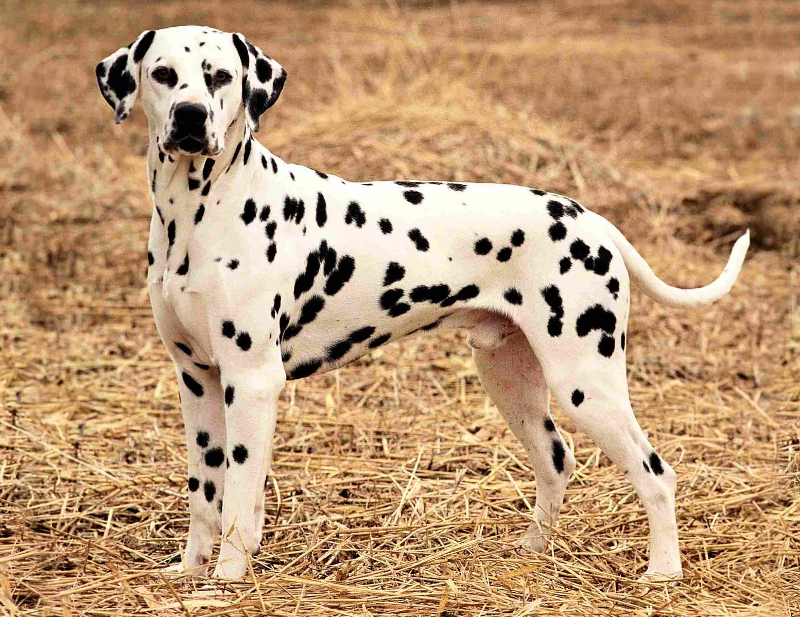
//> input picture Dalmata.png, 800 x 617 px
$ ./interSLIC Dalmata.png   (built with g++ and OpenCV 4)
//> lines starting //> are read from the running program, lines starting //| are printed output that depends on the picture

#include "opencv2/opencv.hpp"
#include "opencv2/highgui/highgui.hpp"

#include <fsort.h>
#include <iostream>
#include <vector>
#include <cstdio>
#include <sys/timeb.h>
#include <vector>

using namespace std;
using namespace cv;

/**
\fn void printMaxMin(Mat &M)
\brief This function print a matrix channels minimum and maximum values.
\param Mat &M The matris where the values are obtained.
**/
void printMaxMin(Mat &M)
{
    vector <Mat> Channels;

    split(M, Channels);
    for (unsigned int i=0;i<Channels.size();++i)
    {
        double max, min;

        minMaxIdx(Channels[i], &min, &max);
        cout << "Los valores minimos y maximos del canal " << i << " son [" << min << ", " << max << "] respectivamente\n" << endl;
    }
}


/**
\struct Clusters
\brief A public class which stores the clusters states
*/
struct Clusters
{
    int S; ///< The grid separation space.

    int K;  ///< The number of superpixels (clases)

    float mS2;///< Keeps the square ratio of the weigth used to relative importance between the distance in the color space and the distance in the image.

    Size szI, szC; ///< The size of the image to be processed.

    Mat colorCoors; ///< The (K,1) matrix where the cluster information is stored. Each element has 5 values needed to store the mean color (3) and position(2) values that characterize each cluster.

    Mat distances; ///< Matrix that stores the minimum distance from an image pixel to a cluster.
    Mat labels; ///< Matrix that stores a the cluster number asociated with an image pixel.
    Mat __acum, __cont;

    /*!
    \brief Class constructor.
    \param Mat &I The matrix that contains the image to be processed.
    \param int s The grid separation space
    \param m Weight that control the contribution of the spatial and color distances in distance used.
    */
    Clusters (Mat &I, int s, float m)
    {
        S = s;
        mS2 = m*m/(S*S);
        szI = Size(I.cols, I.rows);
        szC = Size(szI.width/S, szI.height/S);
        K = szC.width * szC.height;

        colorCoors = Mat_<Vec<float, 5> >(Size(K, 1));
        distances = INFINITY * Mat::ones(szI, CV_32FC1);
        labels = -Mat::ones(szI, CV_32SC1);
        __acum = Mat_<Vec<float, 5> >(Size(K, 1));
        __cont = Mat::zeros(Size(K,1),CV_32SC1);
        initPixels(I);
    }
    /*!
    \fn void initPixels(Mat &I)
    \brief This function initialize the super-pixels (i.e. clusters stored in colorCoors.
    \param Mat &I The matrix that contains the image to be processed.

    */
    void initPixels(Mat &I)
    {
        int i, j, k, l;
        int nC, nR, x, y;
        Vec<float, 5> *apuC;

        nC = S/2 + (szI.width % S)/2;
        nR = S/2 + (szI.height % S)/2;
        apuC = colorCoors.ptr<Vec<float, 5> >(0);
        for (l = 0, i = nR; i < szI.height; i += S, ++l)
        {
            for (k = 0, j = nC ;j < szI.width && k < K; j += S, k++, apuC++)
            {
                x = j;
                y = i;
                getCoorMinGradient(I, x, y);
                getMeanColor(I,x, y, (*apuC)[0], (*apuC)[1], (*apuC)[2]);
                (*apuC)[3] = (float)y;
                (*apuC)[4] = (float)x;
            }
        }
    }

    /*!
    \fn void getMeanColor (Mat &I, int x, int y, float &l, float &a, float &b)
    \brief Find the mean colo vector in the S^2 region around coors x,y.
    \param Mat &I The matrix that contains the image to be processed.
    \param int x, y The region center coordinates
    \param float &lm, &a, &b the returned CIE-lab color vector components.
    */
    void getMeanColor (Mat &I, int x, int y, float &l, float &a, float &b)
    {
        Vec3f acum, *apui;
        int i, j, N, colLeft, colRight, rowUp, rowBottom;

        setRegionLimits(x, y, S/2, szI, rowUp, rowBottom, colLeft, colRight);

        for (i=rowUp; i<rowBottom;++i)
        {
            apui = I.ptr<Vec3f>(i);
            acum *= 0.0;
            for (j = colLeft; j < colRight; ++j, apui++)
                acum += *apui;
        }
        N = (rowBottom-rowUp)*(colRight-colLeft);
        if (N)
            acum *= 1.0 / N;
       l = acum[0];
       a = acum[1];
       b = acum[2];
    }

    /*!
    \fn void getCoorMinGradient(Mat &I, int &x, int &y)
    \brief find the minimum gradient value in the 3x3 neighbourhoor aront coordinate x,y of image I.
    \param Mat &I The matrix that contains the image to be processed.
    \param int &x, &y the 3x3 region coordinat center. The minimum gradient coordinate on the way out.
    */
    void getCoorMinGradient(Mat &I, int &x, int &y)
    {
        int i, j, xmin, ymin, sz1;
        float g, gmin, G[9], *apug;
        Vec3f *apu, *end, dx2, dy2;

        if (x <= 0 || x + 1 >= I.cols  || y <= 0 || y + 1 >= I.rows)
            return;

        sz1  = I.step/I.elemSize();
        apu = I.ptr<Vec3f>(y -1) + x - 1;

        dx2 = *(apu-1)-*(apu+1);
        dy2 = *(apu-sz1)-*(apu+sz1);
        gmin = dx2.dot(dx2) + dy2.dot(dy2);
        xmin = x - 1;
        ymin = y - 1;
        apug = G;
        for (i = y-1;i < y + 2; ++i)
        {
            apu = I.ptr<Vec3f>(i) + x - 1;
            end = apu + 3;
            for (j=x-1;apu < end;++apu, ++j, ++apug)
            {
                 dx2 = *(apu-1)-*(apu+1);
                 dy2 = *(apu-sz1)-*(apu+sz1);
                 *apug = g = dx2.dot(dx2) + dy2.dot(dy2);
                 if (g < gmin)
                 {
                    gmin = g;
                    ymin = i;
                    xmin = j;
                }
            }
        }
        x = xmin;
        y = ymin;
    }

    //ms2 should be m^2/S^2;
    /*!
    \fn float Distance(Vec<float, 5> &C, Vec3f &lab, int y, int x)
    \brief Computes the weighted squared distance between a cluster and CIE-lab color vector and a coordinate. Namely \f$D^2=d_c^2+m^2\frac{d_s}{S}^2\f$, where \f$d_c\f$ is the color-space distance, \f$ds\f$ is the image spatial distance, \f$S\f$ is the grid step size\$, and \f$m\f$ that determines the contribution between the color and spatial distances.
    \param Vec<float, 5> &C A reference to a coordinate.
    \param Vec3f &lab A CIElab vector.
    \param int x, y a coordinate.
    */
    float Distance(Vec<float, 5> &C, Vec3f &lab, int y, int x)
    {
        register float tmp, acum, acum2;

        tmp = lab[0]-C[0];
        acum = tmp*tmp;
        tmp = lab[1]-C[1];
        acum += tmp*tmp;
        tmp = lab[2]-C[2];
        acum += tmp*tmp;

        tmp = y-C[3];
        acum2 = tmp*tmp;
        tmp = x -C[4];
        acum2 += tmp*tmp;
        acum2 *=mS2;
        return acum + acum2;
    }

    void segment(Mat &I, float threshold = 0.0001)
    {
        int  j, k, l, cont, S2, colLeft, colRight, rowUp, rowBottom;
        float *apud, D, E;
        int *apul;
        Vec<float, 5> *apuC;
        Vec3f *apui;

        S2 = 2 * S;
        cont = 0;
        do
        {
            apuC = colorCoors.ptr<Vec<float, 5> >(0);
            for (j = 0; j < K; ++j, apuC++)
            {
                setRegionLimits((int)(*apuC)[4], (int)(*apuC)[3], S2, szI, rowUp, rowBottom, colLeft, colRight);
                for (k = rowUp; k < rowBottom; ++k)
                {
                    apud = distances.ptr<float>(k) + colLeft;
                    apul = labels.ptr<int>(k) + colLeft;
                    apui = I.ptr<Vec3f>(k) + colLeft;
                    for (l = colLeft; l < colRight; ++l, apud++, apul++, apui++)
                    {
                        D = Distance (*apuC, *apui, k, l);
                        if (D < *apud)
                        {
                            *apud = D;
                            *apul = j;
                        }
                    }
                }
            }

            //Compute new Cluster Centers.
            E = computeCentroids(I);
            cout << "Iteration: " << cont << " ResidualError: " << E << endl;
            cont++;
        } while (E > threshold && cont < 20);
        reConnect();
    }

    float computeCentroids(Mat &I)
    {
        int i, j;
        Vec<float, 5> *apuA, *apuB, tmp;
        Vec3f *apui;
        float E, *apuv, *apu;
        int *apuC, *apul;

        memset ((void *)__acum.ptr<Vec<float, 5> >(0), 0, __acum.step);
        memset ((void *)__cont.ptr<int>(0), 0, __cont.step);

        apuA = __acum.ptr<Vec<float, 5> >(0);
        apuC = __cont.ptr<int>(0);
        for (i=0;i<I.rows;++i)
        {
            apul = labels.ptr<int>(i);
            apui = I.ptr<Vec3f>(i);
            for (j = 0; j < I.cols; ++j, apul++, apui++)
            {
                apuA = __acum.ptr<Vec<float, 5> >(0)+*apul;
                apu = (float *)apui;
                apuv = (float *)apuA;
                *apuv += *apu;
                apuv++; apu++;
                *apuv += *apu;
                apuv++; apu++;
                *apuv += *apu;
                apuv++;
                *apuv += i;
                apuv++;
                *apuv += j;
                (*(apuC+*apul))++;
            }
        }
        apuA = __acum.ptr<Vec<float, 5> > (0);
        apuB = colorCoors.ptr<Vec<float, 5> > (0);
        apuC = __cont.ptr<int> (0);
        E = 0.0;
        for (i=0;i<K;++i, apuA++, apuB++, ++apuC)
        {
            if (*apuC)
            {
                *apuA /= *apuC;
                tmp = *apuA - *apuB;
                E += sqrt(tmp.dot(tmp));
            }
            else
                *apuA *= 0;
        }
        E /= K;
       __acum.copyTo(colorCoors);
        return E;
    }

    bool isBorder(int y, int x)
    {
       int val, *apul;

       val = labels.at<int>(y,x);
       apul = labels.ptr<int>(y) + x - labels.cols - 1;

        if (!y || !x || y >= labels.rows - 1 || x >= labels.cols - 1)
            return true;

       if (*apul != val) return true;
       apul++;
       if (*apul != val) return true;
       apul++;
       if (*apul != val) return true;
       apul += labels.cols - 2;
       if (*apul != val) return true;
       apul += 2;
       if (*apul != val) return true;
       apul += labels.cols - 2;
       if (*apul != val) return true;
       apul++;
       if (*apul != val) return true;
       apul++;
       if (*apul != val) return true;

       return false;
    }

    void drawImage(Mat &I, bool borders = false)
    {
        int i, j;
        Vec <float, 5> *apuC;
        int *apul;
        float *apuf, *apuc;
        Vec3f *apui;

        I = Mat::zeros(szI, CV_32FC3);
        apuC = colorCoors.ptr<Vec<float, 5> >(0);
        for (i = 0; i < szI.height; ++i)
        {
            apul = labels.ptr<int>(i);
            apui = I.ptr<Vec3f>(i);
            for (j = 0; j < szI.width; ++j, apui++, apul++)
            {
                apuf = (float *)apui;
                if (!borders || !isBorder(i, j))
                {
                    apuc = (float *)(apuC+*apul);
                    *apuf = *apuc;
                    apuf++; apuc++;
                    *apuf = *apuc;
                    apuf++; apuc++;
                    *apuf = *apuc;
                    apuf++; apuc++;
                }
                else
                {
                    *apuf = 0; apuf++;
                    *apuf = 0; apuf++;
                    *apuf = 0;
                }
            }
        }
    }

    void reConnect()
    {
        int i, j, k, sz;
        int *apul, *apun;
        int cont, ngh;
        int lbl[8], d, D, idx, orphIdx;

        sz  = labels.step/labels.elemSize();
        orphIdx = 0;
        for (i = 1; i < szI.height-1; ++i)
        {
            apul = labels.ptr<int>(i);
            for (j = 1; j < szI.width-1; ++j, apul++)
            {
                memset(lbl, 0, 8*sizeof(int));
                ngh = cont = 0;
                apun = apul - sz - 1;
                if (*apun == *apul)
                    ngh++;
                else
                    lbl[cont++] = *apun;
                apun++;
                if (*apun == *apul)
                    ngh++;
                else
                    lbl[cont++] = *apun;
                apun++;
                if (*apun == *apul)
                    ngh++;
                else
                    lbl[cont++] = *apun;
                if (*apul == *(apul-1))
                    ngh++;
                else
                    lbl[cont++] = *apun;
                if (*apul == *(apul+1))
                    ngh++;
                else
                    lbl[cont++] = *apun;
                apun = apul + sz - 1;
                if (*apun == *apul)
                    ngh++;
                else
                    lbl[cont++] = *apun;
                apun++;
                if (*apun == *apul)
                    ngh++;
                else
                    lbl[cont++] = *apun;
                apun++;
                if (*apun == *apul)
                    ngh++;
                else
                    lbl[cont++] = *apun;

                if (!ngh) //This is an orhpaned pixel.
                {

                    switch (cont)
                    {
                        case 2: Sort2(lbl);
                                break;
                        case 3: Sort3(lbl);
                                break;
                        case 4: Sort4(lbl);
                                break;
                        case 5: Sort5(lbl);
                                break;
                        case 6: Sort6(lbl);
                                break;
                        case 7: Sort7(lbl);
                                break;
                    };
                    D = *(__cont.ptr<int>(0)+lbl[0]);
                    idx = 0;
                    for (k=1;k<cont;++k)
                        if (lbl[k] != lbl[k-1])
                        {
                            d = *(__cont.ptr<int>(0)+lbl[k]);
                            if (D > d)
                            {
                                D = d;
                                idx = k;
                            }
                         }
                    *apul = lbl[idx];


                    orphIdx++;

                }
            }
        }
        cout << orphIdx  << " orphaned pixel were found" << endl;
    }

    void setRegionLimits(int x, int y, int S, Size sz,  int &rowUp, int &rowBottom, int &colLeft, int &colRight)
    {

        colLeft = x - S  >= 0 ? x - S : 0;
        rowUp = y - S  >= 0 ? y - S : 0;
        colRight = x + S <= sz.width ? x + S : sz.width;
        rowBottom = y + S <= sz.height ? y + S : sz.height;
    }
};

struct mouseData
{
    /*!
    \var bool Out
    \brief Una variable de tipo booleanp que almacena el estado de captura del p
rograma. Si Out es falso, entonces la captura debe continuar. Cuando Out es  ver
dadero, la captura termina.
     */
    bool Out;
    Clusters *superP;

    mouseData(Clusters *sP)
    {
        superP = sP;
        Out = false;
    }
};


// [21 lines left out: function on_mouseEvent, not called in this run]


int main(int argc, char **argv)
{
    Mat frame, fFrame, gFrame, labFrame, qframe, slicFrame;
    Mat Out;
    double iFact = 1. / 255.;
    int S;
    float m;

    if (argc < 2)
    {
        cerr << "Faltan Parámetros." << endl
             << "Uso: SLIC Archivo [S] [m]" << endl << endl
             << "donde:" << endl << "\tS: Separacion del grid"
             << endl << "\tm: valor de ponderación entre la distancia" << endl
             << "\t    en el espacio de color y la distancia en la imagen."
             << endl << endl
             << "\tValores por defecto: S=10, m=8" << endl << endl;
        exit(1);
    }
    if (argc>2)
    {
        S= atoi(argv[2]);
        if (argc > 3)
            m= atof(argv[3]);
        else
            m = 10.;
    }
    else
    {
        S = 8;
        m = 10.;
    }
    frame = imread(argv[1], 1);
//> frame is the input picture: 617 rows x 800 cols, CV_8UC3; mean B, G, R 116.4, 152.8, 189.2
    frame.convertTo (fFrame, CV_32FC3);
    //Es necesario normalizar la image BGR al intervalo [0,1] antes de convertir a espacio CIE Lab; en este caso iFact = 1./255
    fFrame *= iFact;

    cvtColor (fFrame, labFrame, COLOR_BGR2Lab);
//> labFrame: 617 rows x 800 cols, CV_32FC3; mean of channels 0, 1, 2 65, 9.2, 24.5
    printMaxMin(labFrame);
//> in printMaxMin, `split(M, Channels);`:
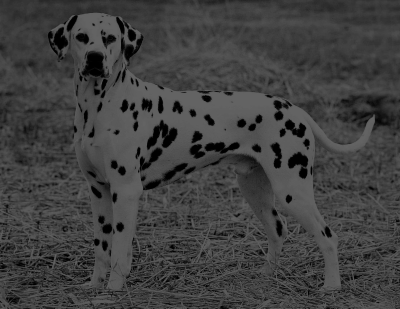
//> Channels[0]: 617 rows x 800 cols, CV_32FC1 (shown at 1/2 size); min 0, max 100, mean 65
//> in printMaxMin, `split(M, Channels);`:
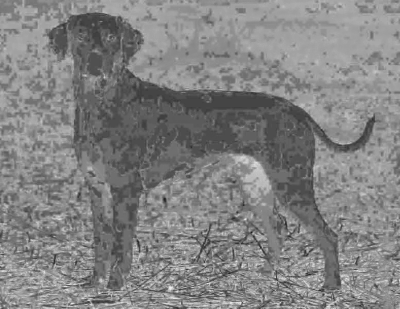
//> Channels[1]: 617 rows x 800 cols, CV_32FC1 (shown at 1/2 size); min -14.88, max 32.09, mean 9.2; drawn with min black and max white
//> in printMaxMin, `split(M, Channels);`:
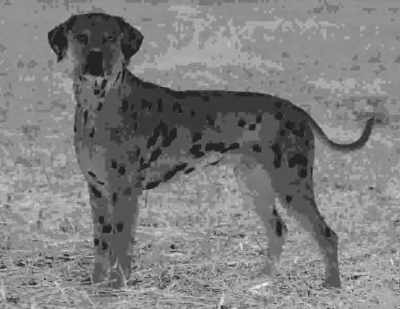
//> Channels[2]: 617 rows x 800 cols, CV_32FC1 (shown at 1/2 size); min -9.8, max 58.84, mean 24.5; drawn with min black and max white
//> the loop in printMaxMin, `for (unsigned int i=0;i<Channels.size();++i)` made 3 passes
//> (min, max) on passes 1 to 3: (0, 100), (-14.88, 32.09), (-9.8, 58.84)
//> (printed output is left out)


    Clusters superPixels(labFrame, S, m);
//> the loop in initPixels, `for (l = 0, i = nR; i < szI.height; i += S, ++l)` made 77 passes
//> after the loop in initPixels, `for (l = 0, i = nR; i < szI.height; i += S, ++l)`: x = 795; y = 613
    mouseData mD(&superPixels);

    superPixels.segment(labFrame, 0.05);
//> the loop in segment, `do` made 8 passes
//> (rowUp, colLeft, D, E) on passes 1 to 8: (597, 779, 2848, 47.64), (595, 776, 574.1, 3.09), (594, 777, 859.9, 0.904), (594, 776, 994, 0.403), (593, 776, 1031.3, 0.202), (593, 776, 1044.8, 0.103), (593, 776, 1044.8, 0.0539), (593, 776, 1044.8, 0.0293)
//> (printed output is left out)
//> after the loop in segment, `do`: rowUp = 593; rowBottom = 617; colLeft = 776; colRight = 800; D = 1044.8
//> the loop in reConnect, `for (i = 1; i < szI.height-1; ++i)` made 615 passes
//> (lbl, ngh, cont, D, idx, d) on passes 1 to 3: ([0, 0, 0, 0, 0, 0, 0, 0], 8, 0, 0, 0, 0), ([0, 0, 0, 0, 0, 0, 0, 0], 8, 0, 0, 0, 0), ([0, 0, 0, 0, 0, 0, 0, 0], 8, 0, 0, 0, 0)
//> after the loop in reConnect, `for (i = 1; i < szI.height-1; ++i)`:
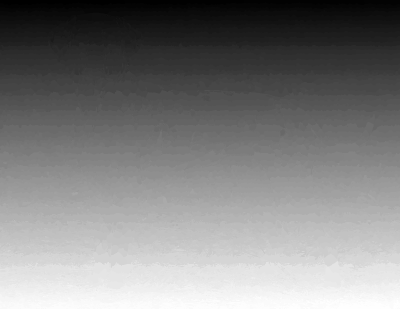
//> labels: 617 rows x 800 cols, CV_32SC1 (shown at 1/2 size); min 0, max 7699, mean 3850.9; drawn with min black and max white
//> after the loop in reConnect, `for (i = 1; i < szI.height-1; ++i)`: lbl = [7699, 7599, 7699, 0, 0, 0, 0, 0]; ngh = 5; cont = 3; D = 123; idx = 0; d = 86; orphIdx = 7418
//| 7418 orphaned pixel were found
    superPixels.drawImage(slicFrame, true);
//> after the loop in drawImage, `for (i = 0; i < szI.height; ++i)`:
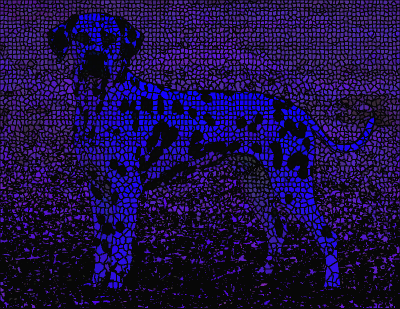
//> I: 617 rows x 800 cols, CV_32FC3 (shown at 1/2 size); mean B, G, R 24.8, 3, 8.3; drawn with min black and max white


    //Abrimos las ventanas para mostrar los resultados.
    namedWindow( "SLIC", 1 );

    cvtColor (slicFrame, Out, COLOR_Lab2BGR);
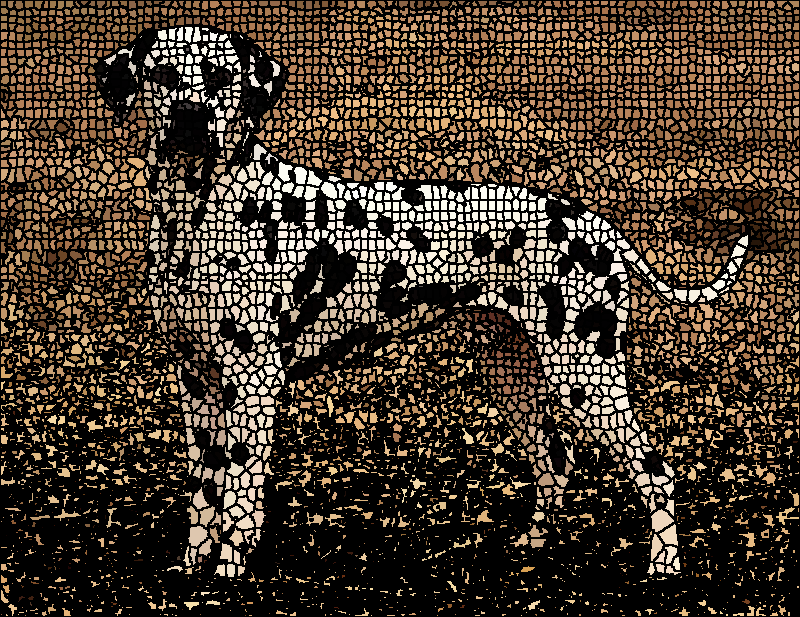
//> Out: 617 rows x 800 cols, CV_32FC3; mean B, G, R 0.181, 0.23, 0.279
    Out *= 255.0;
    Out.convertTo (Out, CV_8UC3);
//> Out: 617 rows x 800 cols, CV_8UC3

    imwrite ("SLIC.png", Out);

    cv::imshow("SLIC", Out);
    setMouseCallback ("SLIC", on_mouseEvent, (void *) &mD);

    while (!mD.Out)
    {

        cv::imshow("SLIC", Out);
        if (waitKeyEx( 30 ) >= 0 )
            break;
    }
    setMouseCallback("SLIC", 0, 0);
    if ( !mD.Out )
      cerr << "La captura de puntos se aborto." << endl;

    //Cierra ventanas que fueron abiertas.
    destroyWindow ("SLIC");

    return 0;
}
